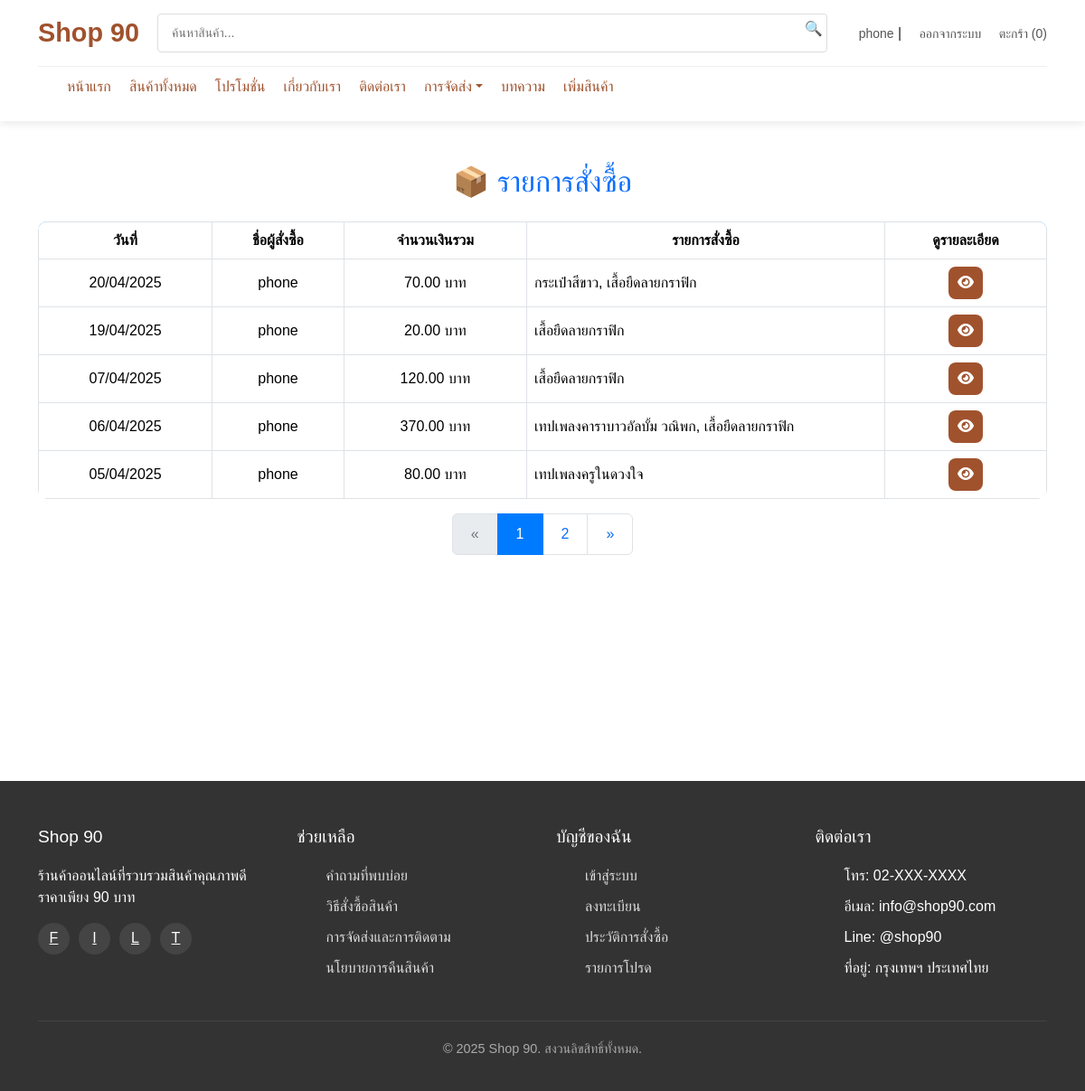
Screenshot of /page/order_list.php (signed in) with the database file from the repository.
### tables this page shows
CREATE TABLE `order_history` (
  `order_id` int(11) NOT NULL,
  `user_id` int(11) NOT NULL,
  `product_id` int(11) NOT NULL,
  `quantity` int(11) NOT NULL,
  `price` decimal(10,2) NOT NULL,
  `total` decimal(10,2) NOT NULL,
  `tracking_number` varchar(100) DEFAULT NULL,
  `delivery_company` varchar(100) DEFAULT NULL,
  `order_date` datetime DEFAULT current_timestamp(),
  `shipping_address` text DEFAULT NULL,
  `phone` varchar(20) DEFAULT NULL,
  `status` enum('รอดำเนินการ','กำลังจัดส่ง','จัดส่งแล้ว') DEFAULT 'รอดำเนินการ'
);

CREATE TABLE `users` (
  `user_id` int(11) NOT NULL,
  `username` varchar(255) NOT NULL,
  `email` varchar(255) NOT NULL,
  `password` varchar(255) NOT NULL,
  `phone_number` varchar(20) DEFAULT NULL,
  `address` text DEFAULT NULL,
  `user_type` enum('customer','admin') NOT NULL DEFAULT 'customer',
  `created_at` timestamp NOT NULL DEFAULT current_timestamp(),
  `profile_image` varchar(255) NOT NULL DEFAULT 'default.png'
);

### page/order_list.php (the view, shortened to what this page needs)
<?php
include('../includes/header.php');
$user_id = $_SESSION['user_id'];
$limit = 5;
$page = isset($_GET['page']) ? (int)$_GET['page'] : 1;
$start = ($page - 1) * $limit;
$where_clause = "AND oh.user_id = $user_id";
$sql = "SELECT order_date, u.username AS user_name,
               GROUP_CONCAT(oh.product_id SEPARATOR ', ') AS products,
               SUM(oh.total) AS total,
               oh.order_id
        FROM order_history oh
        JOIN users u ON oh.user_id = u.user_id
        WHERE 1 $where_clause  -- เฉพาะข้อมูลของ user ที่ล็อกอินอยู่
        GROUP BY oh.user_id, order_date
        ORDER BY order_date DESC
        LIMIT $start, $limit";
$result = $conn->query($sql);
$count_sql = "SELECT COUNT(*) AS total
              FROM (
                  SELECT 1
                  FROM order_history oh
                  JOIN users u ON oh.user_id = u.user_id
                  WHERE 1 $where_clause
                  GROUP BY oh.user_id, order_date
              ) AS grouped_dates";
$count_result = $conn->query($count_sql);
$total_orders = $count_result->fetch_assoc()['total'];
$total_pages = ceil($total_orders / $limit);
?>
<body>
    <div class="container mt-5">
        <h2 class="mb-4 text-center text-primary">📦 รายการสั่งซื้อ</h2>
        <div class="table-responsive">
            <table class="table table-bordered order-table">
                <thead>
                    <tr class="text-center">
                        <th>วันที่</th>
                        <th>ชื่อผู้สั่งซื้อ</th>
                        <th>จำนวนเงินรวม</th>
                        <th>รายการสั่งซื้อ</th>
                        <th>ดูรายละเอียด</th>
                    </tr>
                </thead>
                <tbody>
                    <?php while ($row = $result->fetch_assoc()): ?>
                    <tr class="text-center align-middle">
                        <td><?= date('d/m/Y', strtotime($row['order_date'])) ?></td>
                        <td><?= htmlspecialchars($row['user_name']) ?></td>
                        <td><?= number_format($row['total'], 2) ?> บาท</td>
                        <td class="product-names-cell" title="<?php
    $product_ids = explode(', ', $row['products']);
    $product_names = [];
    foreach ($product_ids as $product_id) {
        $product_id = intval($product_id);
        $product_sql = "SELECT product_name FROM products WHERE product_id = $product_id";
        $product_result = $conn->query($product_sql);
        if ($product_result && $product_row = $product_result->fetch_assoc()) {
            $product_names[] = $product_row['product_name'];
        }
    }
    echo htmlspecialchars(implode(', ', $product_names));
?>">
                            <?= htmlspecialchars(implode(', ', $product_names)) ?>
                        </td>
                        <td>
                            <button type="button" class="view-order-btn" data-toggle="modal"
                                data-target="#orderModal<?= $row['order_id'] ?>" title="ดูรายละเอียด">
                                <i class="fas fa-eye"></i>
                            </button>
                        </td>
                    </tr>
                                                <?php
                                    $product_ids = explode(', ', $row['products']);
                                    $product_names = [];
                                    foreach ($product_ids as $product_id) {
                                        $product_id = (int)$product_id;
                                        $sql_modal_product = "SELECT product_name FROM products WHERE product_id = $product_id";
                                        $result_modal_product = $conn->query($sql_modal_product);
                                        if ($result_modal_product && $product_row = $result_modal_product->fetch_assoc()) {
                                            $product_names[] = $product_row['product_name'];
                                        }
                                    }
                                    ?>
                                        <?php
                                    $product_ids = explode(', ', $row['products']);
                                    foreach ($product_ids as $product_id) {
                                        $product_sql = "SELECT product_image FROM products WHERE product_id = $product_id";
                                        $product_result = $conn->query($product_sql);
                                        if ($product_result && $product_row = $product_result->fetch_assoc()) {
                                            $image_url = $product_row['product_image'];
                                            echo '<div class="col-6 col-md-3">';
                                            echo '<div class="card custom-image-card">';
                                            echo '<img src="../assets/image/' . $image_url . '" alt="Product Image" class="img-fluid">';
                                            echo '</div>';
                                            echo '</div>';
                                        }
                                    }
                                    ?>
                    <?php endwhile; ?>
                </tbody>
            </table>
        </div>
        <nav aria-label="Page navigation" style="margin-bottom: 250px;">
            <ul class="pagination justify-content-center">
                <li class="page-item <?= ($page == 1) ? 'disabled' : '' ?>">
                    <a class="page-link" href="?page=<?= $page - 1 ?>" aria-label="Previous">
                        <span aria-hidden="true">&laquo;</span>
                    </a>
                </li>
                <?php for ($i = 1; $i <= $total_pages; $i++): ?>
                <li class="page-item <?= ($page == $i) ? 'active' : '' ?>">
                    <a class="page-link" href="?page=<?= $i ?>"><?= $i ?></a>
                </li>
                <?php endfor; ?>
                <li class="page-item <?= ($page == $total_pages) ? 'disabled' : '' ?>">
                    <a class="page-link" href="?page=<?= $page + 1 ?>" aria-label="Next">
                        <span aria-hidden="true">&raquo;</span>
                    </a>
                </li>
            </ul>
        </nav>
    </div>
</body>
</html>
<?php include('../includes/footer.php'); ?>

### includes/header.php (shortened to what this page needs)
<!DOCTYPE html>
<html lang="th">
<head>
    <link rel="stylesheet" href="../assets/css/all.css">
    <link rel="stylesheet" href="https://cdn.jsdelivr.net/npm/bootstrap@5.3.0/dist/css/bootstrap.min.css">
    <link href="https://cdn.jsdelivr.net/npm/bootstrap@5.3.5/dist/css/bootstrap.min.css" rel="stylesheet">
    <link rel="stylesheet" href="https://cdnjs.cloudflare.com/ajax/libs/font-awesome/6.4.2/css/all.min.css">
</head>
<body>
    <header>
        <div class="container">
            <div class="header-top">
                <div class="logo" onclick="window.location.href='../index.php'">
                    Shop 90
                </div>
                <div class="search-bar">
                    <form class="search-form">
                        <input type="text" placeholder="ค้นหาสินค้า..." class="search-input">
                        <button type="submit">🔍</button>
                    </form>
                </div>
                <div class="user-actions">
                    <?php if (!empty($_SESSION['user_id']) && !empty($_SESSION['username'])) : ?>
                        <a href='../page/profile.php?user_id=<?= $_SESSION['user_id'] ?>'><?= htmlspecialchars($_SESSION['username']) ?></a> |
                        <a href='../auth/logout.php'>ออกจากระบบ</a>
                    <?php else : ?>
                        <a href='../auth/login.php'>เข้าสู่ระบบ</a> | <a href='../auth/register.php'>สมัครสมาชิก</a>
                    <?php endif; ?>
                    <a href="../page/cart.php">ตะกร้า (<span class="cart-count">0</span>)</a>
                </div>
            </div>
            <nav class="nav-main">
                <ul>
                    <li><a href="../index.php">หน้าแรก</a></li>
                    <li><a href="../page/products.php">สินค้าทั้งหมด</a></li>
                    <li><a href="../page/promotions.php">โปรโมชั่น</a></li>
                    <li><a href="../page/about.php">เกี่ยวกับเรา</a></li>
                    <li><a href="../page/contact.php">ติดต่อเรา</a></li>
                    <li class="dropdown">
                        <a href="#" class="dropdown-toggle">การจัดส่ง</a>
                    </li>
                    <li><a href="../admin/admin_articles.php">บทความ</a></li>
                    <?php if (!empty($_SESSION['user_type']) && $_SESSION['user_type'] === 'admin') : ?>
                        <li><a href="../page/addProduct.php">เพิ่มสินค้า</a></li>
                    <?php endif; ?>
                </ul>
            </nav>
        </div>
    </header>
</body>
</html>

### includes/footer.php (shortened to what this page needs)
</body>
</html>
    <footer>
        <div class="container">
            <div class="footer-content">
                <div class="footer-column">
                    <h3>Shop 90</h3>
                    <p>ร้านค้าออนไลน์ที่รวบรวมสินค้าคุณภาพดีราคาเพียง 90 บาท</p>
                    <div class="social-icons">
                        <a href="#">F</a>
                        <a href="#">I</a>
                        <a href="#">L</a>
                        <a href="#">T</a>
                    </div>
                </div>
                <div class="footer-column">
                    <h3>ช่วยเหลือ</h3>
                    <ul>
                        <li><a href="../page/questions.php">คำถามที่พบบ่อย</a></li>
                        <li><a href="#">วิธีสั่งซื้อสินค้า</a></li>
                        <li><a href="#">การจัดส่งและการติดตาม</a></li>
                        <li><a href="#">นโยบายการคืนสินค้า</a></li>
                    </ul>
                </div>
                <div class="footer-column">
                    <h3>บัญชีของฉัน</h3>
                    <ul>
                        <li><a href="#">เข้าสู่ระบบ</a></li>
                        <li><a href="#">ลงทะเบียน</a></li>
                        <li><a href="#">ประวัติการสั่งซื้อ</a></li>
                        <li><a href="#">รายการโปรด</a></li>
                    </ul>
                </div>
                <div class="footer-column">
                    <h3>ติดต่อเรา</h3>
                    <ul>
                        <li>โทร: 02-XXX-XXXX</li>
                        <li>อีเมล: info@shop90.com</li>
                        <li>Line: @shop90</li>
                        <li>ที่อยู่: กรุงเทพฯ ประเทศไทย</li>
                    </ul>
                </div>
            </div>
            <div class="footer-bottom">
                <p>&copy; 2025 Shop 90. สงวนลิขสิทธิ์ทั้งหมด.</p>
            </div>
        </div>
    </footer>

### assets/css/style.css (style rules this page uses)
* { box-sizing: border-box; margin: 0; padding: 0; font-family: 'Prompt', sans-serif; }
body { background-color: #f8f9fa; color: #333; line-height: 1.6; }
.container { max-width: 1200px; margin: 0 auto; padding: 0 20px; }
a { color: #A0522D; text-decoration: none; }
header { background-color: white; box-shadow: 0 2px 10px rgba(0,0,0,0.1); position: sticky; top: 0; z-index: 1000; }
.header-top { display: flex; justify-content: space-between; align-items: center; padding: 15px 0; border-bottom: 1px solid #eee; }
.logo { font-size: 1.8rem; font-weight: 700; color: #A0522D; cursor: pointer; }
.search-bar { flex: 1; margin: 0 20px; position: relative; }
.search-bar input { width: 100%; padding: 10px 15px; border: 1px solid #ddd; border-radius: 4px; font-size: 14px; }
.search-bar button { position: absolute; right: 5px; top: 5px; background: none; border: none; cursor: pointer; color: #777; }
.user-actions a { margin-left: 15px; font-size: 14px; color: #555; text-decoration: none; }
.nav-main { display: flex; padding: 10px 0; }
.nav-main ul { display: flex; list-style: none; }
.nav-main ul li { margin-right: 20px; }
.nav-main ul li a { font-weight: 500; transition: color 0.3s; color: #A0522D; text-decoration: none; }
footer { background-color: #333; color: white; padding: 50px 0 20px; margin-top: auto; }
.footer-content { display: grid; grid-template-columns: repeat(4, 1fr); gap: 30px; margin-bottom: 30px; }
.footer-column h3 { margin-bottom: 20px; font-size: 1.2rem; }
.footer-column ul { list-style: none; }
.footer-column ul li { margin-bottom: 10px; }
.footer-column ul li a { color: #ddd; transition: color 0.3s; text-decoration: none; }
.footer-bottom { border-top: 1px solid #444; padding-top: 20px; text-align: center; font-size: 0.9rem; color: #aaa; }
.social-icons { display: flex; margin-top: 15px; }
.social-icons a { display: inline-block; width: 35px; height: 35px; background-color: #444; color: white; border-radius: 50%; margin-right: 10px; display: flex; align-items: center; justify-content: center; transition: background-color 0.3s; }
.dropdown { position: relative; }

### assets/css/product.css (style rules this page uses)
body { font-family: 'Arial', sans-serif; margin: 0; padding: 0; background-color: #f5f5f5; }

### assets/css/profile.css (style rules this page uses)
:root { --main-color: #A0522D; --text-dark: #333; --bg-light: #f5f5f5; --border-radius: 12px; --shadow-light: 0px 2px 10px rgba(0, 0, 0, 0.1); }

### assets/css/modal.css (style rules this page uses)
h2 { color: #333; text-align: center; margin-bottom: 20px; }

### assets/css/order_tracking.css (style rules this page uses)
h2 { text-align: center; color: #333; font-size: 24px; margin-bottom: 20px; }

### assets/css/order_list.css (style rules this page uses)
.order-table { border-radius: 10px; overflow: hidden; }
.order-table thead { background-color: #007bff; color: white; }
.pagination .page-item.active .page-link { background-color: #007bff; border-color: #007bff; color: white; }
.pagination .page-item.disabled .page-link { color: #6c757d; }
.pagination .page-link { padding: 10px 20px; }
.view-order-btn { background-color: #A0522D; color: #fff; border: none; border-radius: 8px; padding: 6px 10px; transition: all 0.3s ease; }
.product-names-cell { max-width: 200px; white-space: nowrap; overflow: hidden; text-overflow: ellipsis; text-align: left; }

### rows the page displays
order_history: order_date "20/04/2025", user.username "phone", total "70.00", product_names "กระเป๋าสีขาว, เสื้อยืดลายกราฟิก"
order_history: order_date "19/04/2025", user.username "phone", total "20.00", product_names "เสื้อยืดลายกราฟิก"
order_history: order_date "07/04/2025", user.username "phone", total "120.00", product_names "เสื้อยืดลายกราฟิก"
order_history: order_date "06/04/2025", user.username "phone", total "370.00", product_names "เทปเพลงคาราบาวอัลบั้ม วณิพก, เสื้อยืดลายกราฟิก"
order_history: order_date "05/04/2025", user.username "phone", total "80.00", product_names "เทปเพลงครูในดวงใจ"

### other values shown
$_SESSION['username'] "phone"
